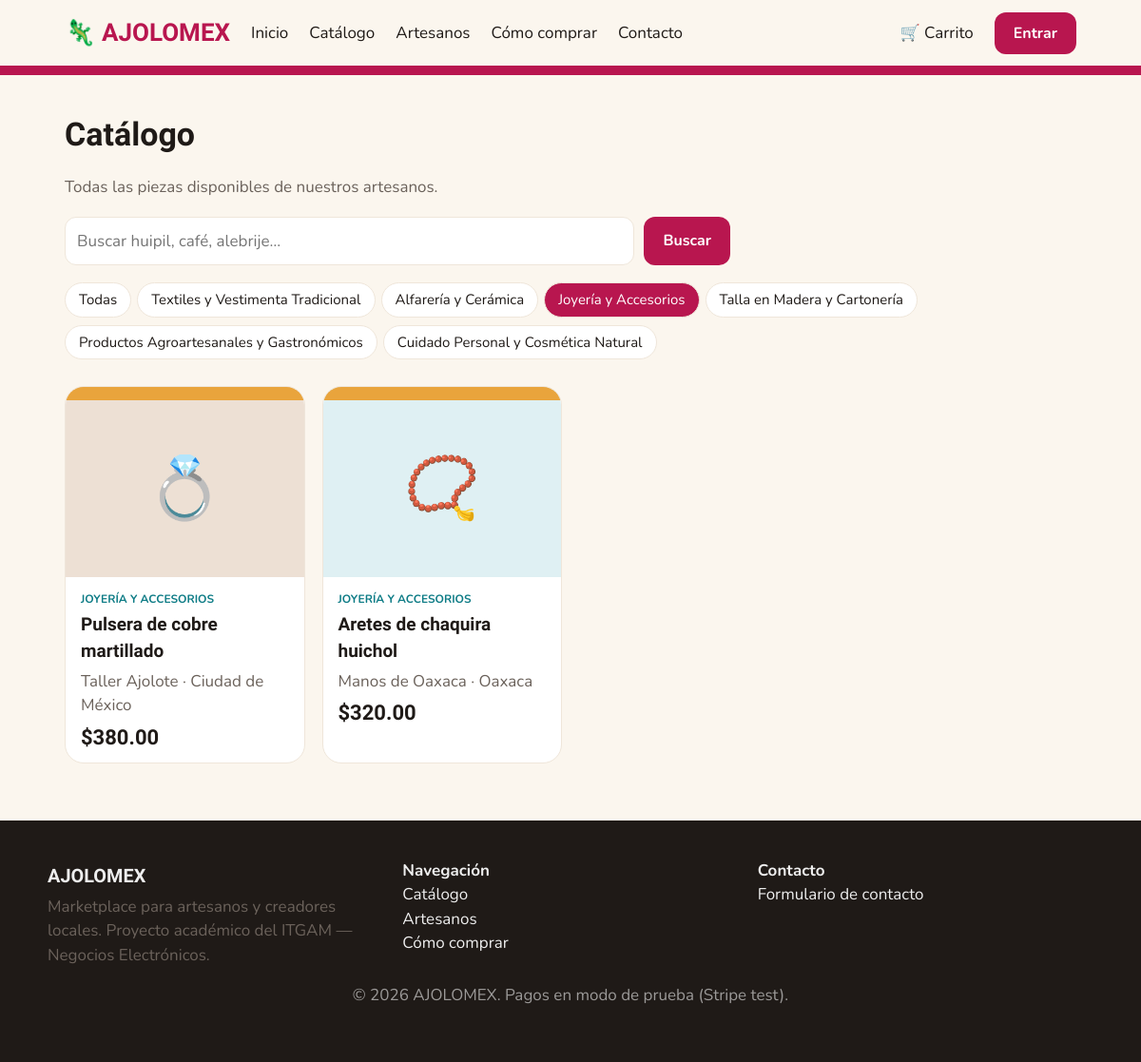
The app's page /catalogo.php?c=2 with its own data.
### tables this page shows
CREATE TABLE productos(id INT AUTO_INCREMENT PRIMARY KEY,artesano_id INT NOT NULL,categoria TINYINT NOT NULL,nombre VARCHAR(160) NOT NULL,descripcion TEXT,precio DECIMAL(10,2) NOT NULL,stock INT NOT NULL DEFAULT 0,icono VARCHAR(8) DEFAULT '🎁',activo TINYINT(1) DEFAULT 1,FOREIGN KEY(artesano_id) REFERENCES artesanos(id));

CREATE TABLE artesanos(id INT AUTO_INCREMENT PRIMARY KEY,usuario_id INT NULL,nombre VARCHAR(120) NOT NULL,estado VARCHAR(80) NOT NULL,descripcion VARCHAR(255) DEFAULT 'Tienda de demostración de AJOLOMEX.',FOREIGN KEY(usuario_id) REFERENCES usuarios(id) ON DELETE SET NULL);

### inc.php (the view, shortened to what this page needs)
<?php
$db=new mysqli(DB_HOST,DB_USER,DB_PASS,DB_NAME); $db->set_charset('utf8mb4');
function q($sql,$t='',...$p){global $db;$s=$db->prepare($sql);if($p)$s->bind_param($t,...$p);$s->execute();return $s;}
function rows($sql,$t='',...$p){return q($sql,$t,...$p)->get_result()->fetch_all(MYSQLI_ASSOC);}
function e($s){return htmlspecialchars((string)$s,ENT_QUOTES,'UTF-8');}
function money($n){return '$'.number_format((float)$n,2);}
function user(){static $u=false;if($u===false)$u=isset($_SESSION['uid'])?row('SELECT id,nombre,email,rol FROM usuarios WHERE id=?','i',$_SESSION['uid']):null;return $u;}
function cartCount(){return array_sum($_SESSION['cart']??[]);}
function head($t='AJOLOMEX'){$u=user();$n=cartCount();echo '<!DOCTYPE html><html lang="es"><head><meta charset="utf-8"><meta name="viewport" content="width=device-width,initial-scale=1"><title>'.e($t).' · AJOLOMEX</title><link href="https://fonts.googleapis.com/css2?family=Baloo+2:wght@600;800&family=Nunito:wght@400;600;700&display=swap" rel="stylesheet"><link rel="stylesheet" href="assets/ajolomex.css"></head><body><header><nav><a class="logo" href="index.php">🦎 AJOLOMEX</a><a href="index.php">Inicio</a><a href="catalogo.php">Catálogo</a><a href="artesanos.php">Artesanos</a><a href="como-comprar.php">Cómo comprar</a><a href="contacto.php">Contacto</a><span class="sp"></span><a href="carrito.php">🛒 Carrito'.($n?" ($n)":'').'</a>';
if($u){echo '<a href="pedidos.php">👤 '.e(explode(' ',$u['nombre'])[0]).'</a>';if(in_array($u['rol'],['artesano','admin']))echo '<a href="artesano.php">Mi tienda</a>';if($u['rol']=='admin')echo '<a href="admin.php">Admin</a>';echo '<a href="logout.php">Salir</a>';}else echo '<a class="btn" href="login.php">Entrar</a>';
echo '</nav></header><main class="wrap">';}
function foot(){echo '</main><footer><div><section><h3>AJOLOMEX</h3><span class="mut">Marketplace para artesanos y creadores locales. Proyecto académico del ITGAM — Negocios Electrónicos.</span></section><section><b>Navegación</b><br><a href="catalogo.php">Catálogo</a><br><a href="artesanos.php">Artesanos</a><br><a href="como-comprar.php">Cómo comprar</a></section><section><b>Contacto</b><br><a href="contacto.php">Formulario de contacto</a></section></div><p style="text-align:center;opacity:.6">© 2026 AJOLOMEX. Pagos en modo de prueba (Stripe test).</p></footer></body></html>';}
function pcard($p){$h=[ '#f1e1d6','#fbe9dc','#ede0d4','#efe3f7','#dff0f3','#eaf3de','#dff1e6','#fde3ef'][$p['id']%8];return '<a class="card pc" href="producto.php?id='.$p['id'].'"><div class="im" style="background:'.$h.'">'.e($p['icono']).'</div><div class="bd"><div class="cat">'.e(CATS[$p['categoria']]).'</div><h3>'.e($p['nombre']).'</h3><div class="mut">'.e($p['an']).' · '.e($p['ae']).'</div><div class="fl"><span class="price">'.money($p['precio']).'</span>'.($p['stock']<=3?'<span class="tag">Últimas '.$p['stock'].'</span>':'').'</div></div></a>';}

### catalogo.php
<?php require 'inc.php'; head('Catálogo');
$c=isset($_GET['c'])&&$_GET['c']!==''?(int)$_GET['c']:-1;$s='%'.($_GET['q']??'').'%';
$L=rows('SELECT p.*,a.nombre an,a.estado ae FROM productos p JOIN artesanos a ON a.id=p.artesano_id WHERE p.activo=1 AND (?=-1 OR p.categoria=?) AND p.nombre LIKE ? ORDER BY p.id','iis',$c,$c,$s);?>
<h1>Catálogo</h1><p class="mut">Todas las piezas disponibles de nuestros artesanos.</p>
<form style="display:flex;gap:10px;max-width:700px;margin:18px 0"><input name="q" placeholder="Buscar huipil, café, alebrije…" value="<?=e($_GET['q']??'')?>"><button class="btn">Buscar</button></form>
<div><a class="chip <?=$c<0?'on':''?>" href="catalogo.php">Todas</a><?php foreach(CATS as $i=>$n)echo '<a class="chip '.($c===$i?'on':'').'" href="catalogo.php?c='.$i.'">'.e($n).'</a>';?></div>
<div class="grid" style="margin-top:20px"><?php foreach($L as $p)echo pcard($p); if(!$L)echo '<p>No hay resultados.</p>';?></div><?php foot();

### assets/ajolomex.css (style rules this page uses)
:root { --bg:#FBF6EE;--card:#fff;--ink:#1f1a17;--mut:#6b625b;--pink:#B8164F;--teal:#0E7C86;--beige:#F0E6D8;--line:#efe6da;--green:#1e8e4e;color-scheme:light }
* { box-sizing:border-box }
body { margin:0;background:var(--bg);color:var(--ink);font:400 17px/1.5 Nunito,system-ui,sans-serif }
h1,h2,h3,.logo { font-family:'Baloo 2',Nunito,sans-serif;font-weight:800;margin:.2em 0 }
a { color:inherit;text-decoration:none }
header { position:sticky;top:0;z-index:5;background:var(--bg);border-bottom:10px solid var(--pink) }
nav { max-width:1100px;margin:auto;padding:10px 18px;display:flex;gap:22px;align-items:center;flex-wrap:wrap }
nav .logo { color:var(--pink);font-size:26px }
.wrap { max-width:1100px;margin:auto;padding:30px 18px 60px;min-height:70vh }
.mut { color:var(--mut) }
.btn { display:inline-block;background:var(--pink);color:#fff;border:0;border-radius:12px;padding:11px 20px;font:700 16px Nunito;cursor:pointer }
.card { background:var(--card);border:1px solid var(--line);border-radius:20px;padding:22px }
.grid { display:grid;gap:18px;grid-template-columns:repeat(auto-fill,minmax(230px,1fr)) }
.pc { display:block;overflow:hidden;padding:0 }
.pc .im { height:200px;display:grid;place-items:center;font-size:64px;border-top:14px solid #e9a43c }
.pc .bd { padding:14px 16px }
.pc h3 { font-size:19px }
.cat { color:var(--teal);font-size:12px;font-weight:700;text-transform:uppercase }
.fl { display:flex;justify-content:space-between;align-items:center;margin-top:8px }
.price { font:800 22px 'Baloo 2' }
.chip { display:inline-block;border:1px solid var(--line);background:var(--card);border-radius:20px;padding:6px 14px;margin:0 6px 8px 0;font-size:15px }
.chip.on { background:var(--pink);color:#fff }
input,select,textarea { width:100%;padding:12px;border:1px solid var(--line);border-radius:12px;font:inherit;background:var(--card);color:var(--ink) }
footer { background:#1f1a17;color:#eee;padding:40px 18px }
footer div { max-width:1100px;margin:auto;display:grid;grid-template-columns:repeat(auto-fit,minmax(220px,1fr));gap:20px }

### records on screen
productos: icono "💍", categoria "JOYERÍA Y ACCESORIOS", nombre "Pulsera de cobre martillado", artesano.nombre "Taller Ajolote", artesano.estado "Ciudad de México", precio "$380.00"
productos: icono "📿", categoria "JOYERÍA Y ACCESORIOS", nombre "Aretes de chaquira huichol", artesano.nombre "Manos de Oaxaca", artesano.estado "Oaxaca", precio "$320.00"

### other values on screen
$n "Textiles y Vestimenta Tradicional"
$n "Alfarería y Cerámica"
$n "Joyería y Accesorios"
$n "Talla en Madera y Cartonería"
$n "Productos Agroartesanales y Gastronómicos"
$n "Cuidado Personal y Cosmética Natural"
